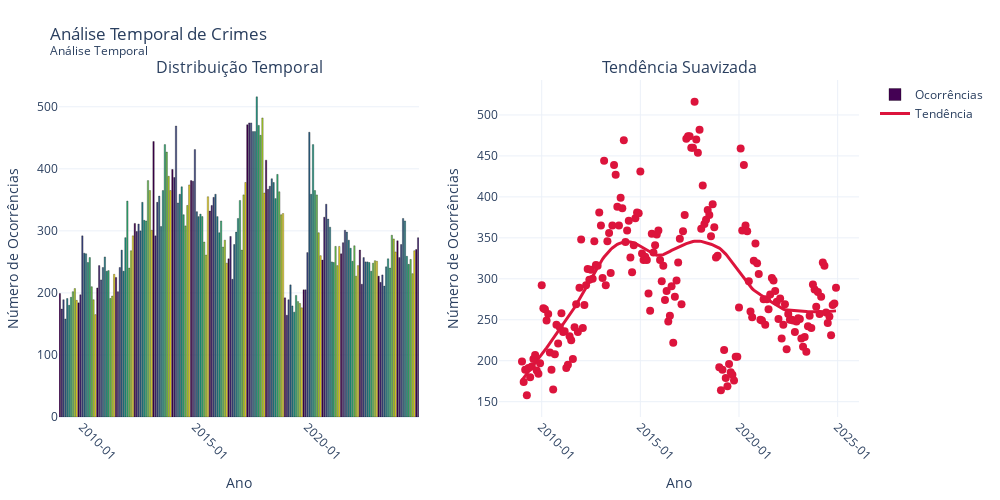

Source (notebook cell):
### Code cell
# Exemplo com seus dados
time_series_with_trend_interactive(
    df=df_fortaleza,
    time_col='Data',  # Nome da sua coluna de data
    time_unit='M',    # Agrupar por ano ('Y', 'M' ou 'D')
    title="Análise Temporal de Crimes",
    xlabel="Ano",
    ylabel="Número de Ocorrências",
    color_palette="Viridis"  # Paletas disponíveis: https://plotly.com/python/builtin-colorscales/
)

### Figure 1 — Plotly figure (JSON) as saved in the notebook; plotly's stock layout.template omitted (floating-point values rounded to 4 significant figures; data arrays with more than 128 entries replaced by an {"elided": "..."} marker saying what was removed)
{"data": [{"hovertemplate": "<b>%{x}</b><br>Ocorrências: %{y}<extra></extra>", "marker": {"color": {"elided": "192 str values"}, "line": {"color": "rgba(0,0,0,0.3)", "width": 1}}, "name": "Ocorrências", "type": "bar", "x": {"elided": "192 str values"}, "xaxis": "x", "y": {"elided": "192 int values"}, "yaxis": "y"}, {"hovertemplate": "<b>%{x}</b><br>Tendência: %{y:.1f}<extra></extra>", "line": {"color": "crimson", "width": 3}, "mode": "lines", "name": "Tendência", "type": "scatter", "x": {"elided": "192 str values"}, "xaxis": "x2", "y": {"elided": "192 float values"}, "yaxis": "y2"}, {"hovertemplate": "<b>%{x}</b><br>Ocorrências: %{y}<extra></extra>", "marker": {"color": "crimson", "size": 8}, "mode": "markers", "name": "Dados", "showlegend": false, "type": "scatter", "x": {"elided": "192 str values"}, "xaxis": "x2", "y": {"elided": "192 int values"}, "yaxis": "y2"}], "layout": {"annotations": [{"font": {"size": 16}, "showarrow": false, "text": "Distribuição Temporal", "x": 0.225, "xanchor": "center", "xref": "paper", "y": 1, "yanchor": "bottom", "yref": "paper"}, {"font": {"size": 16}, "showarrow": false, "text": "Tendência Suavizada", "x": 0.775, "xanchor": "center", "xref": "paper", "y": 1, "yanchor": "bottom", "yref": "paper"}], "height": 500, "hovermode": "x unified", "margin": {"b": 80, "l": 50, "r": 50, "t": 80}, "showlegend": true, "title": {"text": "Análise Temporal de Crimes<br><sup>Análise Temporal</sup>"}, "width": 1000, "xaxis": {"anchor": "y", "domain": [0, 0.45], "tickangle": 45, "tickformat": "%Y-%m", "title": {"text": "Ano"}}, "xaxis2": {"anchor": "y2", "domain": [0.55, 1], "tickangle": 45, "tickformat": "%Y-%m", "title": {"text": "Ano"}}, "yaxis": {"anchor": "x", "domain": [0, 1], "title": {"text": "Número de Ocorrências"}}, "yaxis2": {"anchor": "x2", "domain": [0, 1], "title": {"text": "Número de Ocorrências"}}}}
